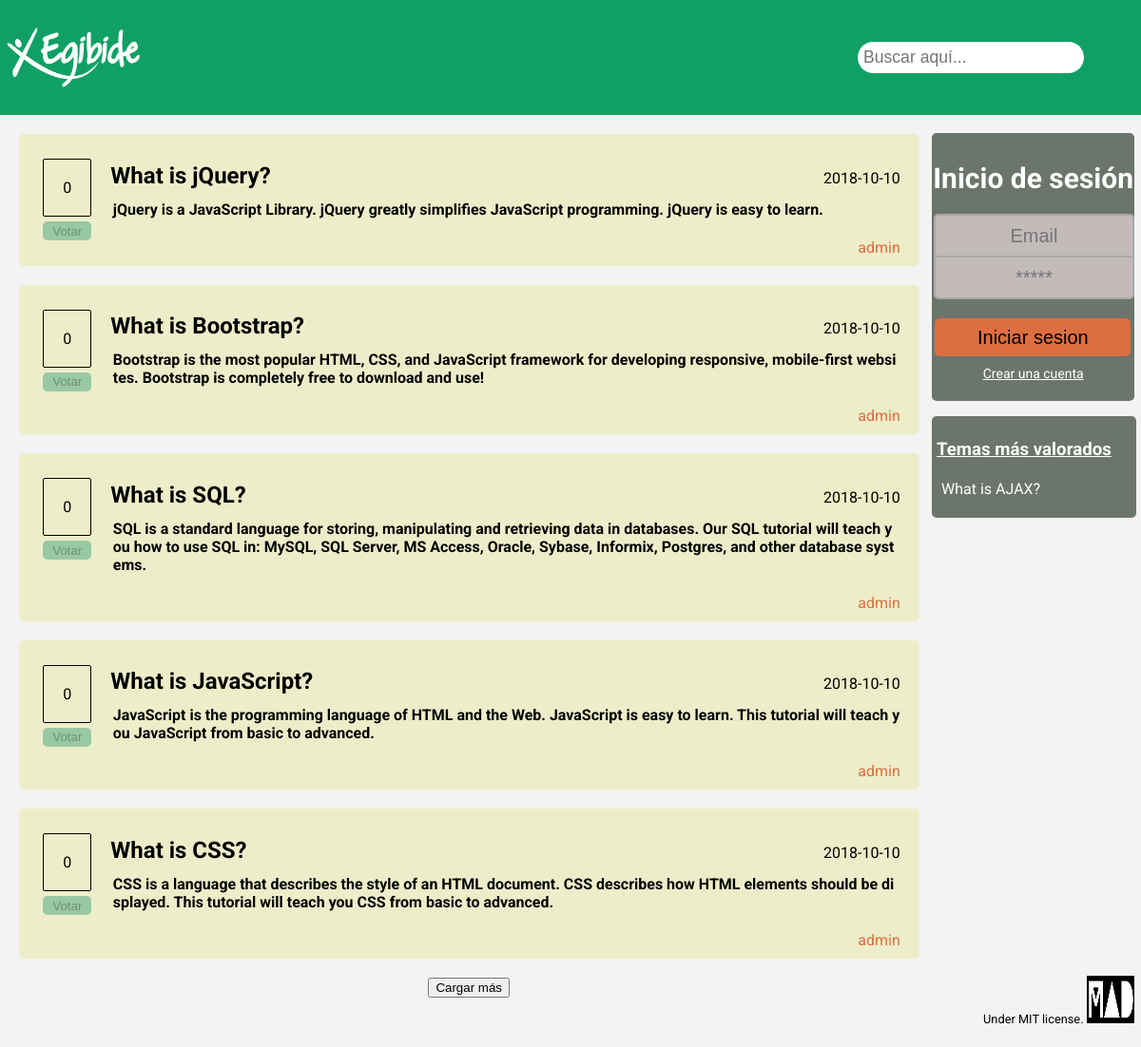
The page / on the database its author committed.
### tables this page shows
CREATE TABLE TEMAS(
  id_tema INT AUTO_INCREMENT,
  titulo varchar(35) NOT NULL,
  texto varchar(1000) NOT NULL,
  fecha date NOT NULL,
  etiqueta varchar(25),
  id_usuario INT NOT NULL,
  PRIMARY KEY (id_tema),
  FOREIGN KEY (id_usuario)
        REFERENCES USUARIOS(id_usuario)
        ON DELETE CASCADE
);

CREATE TABLE USUARIOS (
  id_usuario INT AUTO_INCREMENT,
  nickname varchar(25) NOT NULL,
  password varchar(100) NOT NULL,
  email varchar(50) NOT NULL,
  nombre varchar(25) NOT NULL,
  apellidos varchar(50) NOT NULL,
  PRIMARY KEY (id_usuario)
);

### Web/controller/consultasBD.php (called while the page is built, shortened)
<?php
function cargarTemas()
{
    $conexion = conexionDb();
    $inicioRowTemas = $_POST['inicioRowTemas'] ?? 0;
    $inicioRowTemas = (int)$inicioRowTemas;
    $select = $conexion->prepare("SELECT t.id_tema as id_tema,titulo,texto,fecha,nickname,(SELECT src FROM archivosadjuntos aj WHERE aj.id_tema = t.id_tema) as src,(SELECT nombre FROM archivosadjuntos aj WHERE aj.id_tema = t.id_tema) as nombreArchivo,(SELECT count(id_valoracion) FROM VALORACIONES v WHERE t.id_tema=v.id_tema) as val from TEMAS t, USUARIOS u WHERE t.id_usuario=u.id_usuario ORDER BY fecha DESC, id_tema DESC LIMIT ? ,5;");
    $select->bindParam(1, $inicioRowTemas, PDO::PARAM_INT);
    $select->execute();
    $temas = array();
    $temas=recorrerTemas($select,$temas);
    if ($inicioRowTemas === 0) {
        return $temas;
    } else {
        die(json_encode($temas));
    }
}
function recorrerTemas($select,$temas){
    while ($fila = $select->fetchObject()) {
        $tema["id"] = $fila->id_tema;
        $tema["titulo"] = $fila->titulo;
        $tema["texto"] = $fila->texto;
        $tema["fecha"] = $fila->fecha;
        $tema["autor"] = $fila->nickname;
        $tema["src"] = $fila->src;
        $tema['nombreArchivo'] = $fila->nombreArchivo;
        $tema["valoracion"] = $fila->val;
        array_push($temas, $tema);
    }
    return $temas;
}
function cargarTopTemas()
{
    $conexion = conexionDb();
    $topTemas = array();
    $topTema = array();
    $select = $conexion->prepare("SELECT DISTINCT T.id_tema AS ID, T.titulo AS TITULO, COUNT(V.id_tema) AS VALORACIONES FROM TEMAS T, VALORACIONES V WHERE T.id_tema = V.id_tema GROUP BY titulo ORDER BY VALORACIONES DESC LIMIT 5");
    $select->execute();
    while ($fila = $select->fetchObject()) {
        $topTema["id"] = $fila->ID;
        $topTema["titulo"] = $fila->TITULO;
        $topTema["valoracion"] = $fila->VALORACIONES;
        array_push($topTemas, $topTema);
    }
    return $topTemas;
}

### Web/pages/contenido.php (the view, shortened to what this page needs)
<form class="contenido" method="POST">
    <?php
        include_once 'controller/consultasBD.php';
        if (isset($_POST['search'])){
            $temas = verDatosBusqueda();
        } else {
            $temas = cargarTemas();
        }
        foreach ($temas as $tema):?>
    <div class="temaBox" id=<?= $tema["id"] ?>>
        <div>
            <p class="votos" id=<?="puntuacion",$tema['id'] ?>>
                <?= $tema["valoracion"] ?>
            </p>
            <input type="button" value="Votar" class="votarBTN" onclick="votarPuntuacion('<?=$tema['id']?>')" id="<?="votar",$tema['id'] ?>"
                <?= isset($temasVotados)? in_array($tema['id'],$temasVotados)?'disabled':'':'disabled';?>>
        </div>
        <div onclick="abrirDetalle(<?= $tema['id'] ?>)">
            <h2>
                <?= $tema["titulo"] ?>
            </h2>
            <p>
                <?= $tema["fecha"] ?>
            </p>
            <h4>
                <?= $tema["texto"] ?>
            </h4>
            <a href="#"><?= $tema["autor"] ?></a>
        </div>
    </div>
    <?php endforeach;?>
    <button id="btnCargarMas" style="margin-bottom:2em;" onclick="cargarMasTemas('<?= isset($temasVotados)?implode(",",$temasVotados):"";?>')">Cargar más</button>
</form>

### Web/index.php (shortened to what this page needs)
<!DOCTYPE html>
<html>
    <head>
        <link rel="stylesheet" href="./css/style.css" />
    </head>
    <body class="grid-container">
        <div class="header">
            <a class="logo" onclick="recargarPagina()"><img class="logoImg" src="media/logo_empresa.png"></a>
            <?php require_once 'pages/buscador.php'?>
        </div>
        <div class="sidebar" id="sidebar">
            <?php require_once 'pages/login.php'?>
            <?php require_once 'pages/paginaRegistro.php'?>
            <?php require_once 'pages/topTemas.php'?>
        </div>
        <div class="hide-scroll" id="main">
            <div class="main" id="mainContenido">
                <div>
                    <?php require_once 'pages/contenido.php' ?>
                </div>
            </div>
        </div>
        <footer class="footer">
            <p>Under MIT license.</p>
            <img class="logoFooter" src="media/logo_mad.jpeg">
        </footer>
    </body>
</html>

### Web/pages/buscador.php (shortened to what this page needs)
<form id="buscador" name="buscador" method="POST" >
    <input class="search" id="search" name="search" type="search" list="listaEtiquetas"
           placeholder="Buscar aquí..." aria-label="Buscar contenido del sitio" autofocus>
</form>

### Web/pages/login.php (shortened to what this page needs)
<?php
    function login(){
        ?>
        <div class="login" id="box">
            <h3>Inicio de sesión</h3>
            <form id="loginForm" name="flogin" method="post">
                <input class="inp" type="email" id="emailLogin" name="emailLogin" required placeholder="Email"><br>
                <input class="inp" type="password" id="passwordLogin" name="passwordLogin" required" placeholder="*****"><br>
                <input class="loginBTN" type="submit" value="Iniciar sesion">
            </form>
            <a onclick="ocultarElementosSidebar('box','registro','topTemas')">Crear una cuenta</a>
        </div>
        <?php
    }
    if (isset($_POST['emailLogin'],$_POST['passwordLogin']) && !$_SESSION['login']){
        $emailLogin = $_POST['emailLogin'];
        $password = $_POST['passwordLogin'];
        $conexion = conexionDb();
        valdiarLogin($conexion,$emailLogin,$password);
        closeConexionDb($conexion);
    }
    else {
        if (!$_SESSION['login']){
            login();
        }
        else {
            logout();
            echo "<input id='verLogin' type='hidden' value='".$_SESSION['login']."'>";
        }
    }
?>

### Web/pages/paginaRegistro.php (shortened to what this page needs)
<!DOCTYPE html>
<html lang="en">
    <head>
    </head>
    <body>
    </body>
</html>

### Web/pages/topTemas.php
<?php
    include_once 'controller/consultasBD.php';
    $topTemas = cargarTopTemas();
?>
<div class="topTemas" id="topTemas">
    <h3>Temas más valorados</h3>
    <?php
        foreach ($topTemas as $key => $value) {
            echo "<p onclick='abrirDetalle(",$value["id"],")'>",$value["titulo"],"</p>";
        }
    ?>
</div>

### Web/css/style.css (style rules this page uses)
:root { --generalBG: #f3f3f3; --header: #10a066; --elementosMain: #edeec9; --fondoSidebar: #6c756b; --elementosBTN: #98c9a3; --elementosBTNActivado: #bfd8bd; --sidebarBTN: #dd6e42; --input: #c3baba; }
html, body { height: 100%; width: 100%; overflow: hidden; }
body { margin: 0; font-family: 'Roboto', Verdana, sans-serif; }
.grid-container { display: grid; grid-template-areas: 'header header header' 'main main sidebar' 'main main footer'; grid-gap: 10px; grid-template-columns: 60% 20%; grid-template-rows: 11% 79% auto; background-color: var(--generalBG); }
.header { grid-area: header; background-color: var(--header); display: flex; flex-wrap: wrap; justify-content: space-between; align-items: center; }
.logo { width: 150px; height: 70px; margin: 5px; cursor: pointer; }
.logoImg { width: 100%; height: 100%; }
#buscador { display: flex; justify-content: space-around; align-items: center; }
.search { border-radius: 40px; margin-right: 60px; padding: 6px; font-size: 110%; border: none; }
.main { grid-area: main; padding-top: 1%; overflow: auto; max-height: 97%; margin-right: -100px; padding-right: 100px; }
.hide-scroll { overflow: hidden; width: 137%; height: 110%; }
.contenido { display: flex; flex-direction: column; align-items: center; }
.temaBox, .respBox, .responderBox { display: flex; background-color: var(--elementosMain); border-radius: 5px; padding: 10px; width: 94%; margin-bottom: 2%; }
.temaBox div:nth-child(1), .respBox div:nth-child(1) { display: flex; flex-direction: column; align-items: center; text-align: center; margin-right: 20px; margin-left: 1.7%; }
.temaBox div:nth-child(2), .respBox div:nth-child(2) { display: flex; align-items: baseline; flex-wrap: wrap; justify-content: flex-end; margin-right: 10px; width: 90%; }
.temaBox div:nth-child(2) h2 { margin-right: auto; }
.temaBox div:nth-child(2) h4, .respBox div:nth-child(2) h4 { word-break: break-all; flex: 100%; margin-top: -1%; margin-left: .3%; }
.temaBox a, .respBox a { color: #dd6e42; text-decoration: none; }
.votos { border-radius: 2px; margin-bottom: 5px; padding: 20px; border: 1px solid black; }
.votarBTN, .responderBTN { border-radius: 5px; border: none; background-color: var(--elementosBTN); height: 20px; width: 100%; transition: .20s; }
.sidebar { grid-area: sidebar; }
.login, .registro, .logout, .topTemas { flex-direction: column; width: 97%; background-color: var(--fondoSidebar); border-radius: 5px; justify-content: center; align-items: center; margin-top: 4%; }
.login h3, .logout h3 { color: white; text-align: center; font-size: 30px; margin-bottom: 20px; }
.inp { box-shadow: 0; background-color: var(--input); width: 95%; height: 40px; border: solid 2px darkgrey; font-size: 20px; border-radius: 5px; text-align: center; transition: all 250ms ease; margin-left: 1%; }
.inp:first-of-type { margin-bottom: -2px; border-bottom-right-radius: 0px; border-bottom-left-radius: 0px; }
.inp:nth-of-type(2) { border-top-right-radius: 0px; border-top-left-radius: 0px; margin-bottom: 20px; }
.loginBTN, .logoutBTN, .registroBTN { border-radius: 5px; border: none; background-color: var(--sidebarBTN); height: 40px; margin-left: 1.6%; width: 96.5%; transition: .20s; font-size: 20px; }
.login a, .registro a { margin-top: 10px; font-size: 14px; color: white; margin-bottom: 10%; text-decoration: underline; }
.topTemas { align-items: flex-start; padding: 5px; width: 93%; color: white; }
.topTemas h3 { text-decoration: underline; }
.topTemas p { padding-left: 5px; margin-top: 1%; cursor: pointer; }
.footer { grid-area: footer; display: flex; justify-content: flex-end; align-items: baseline; font-size: 80%; margin-top: 7%; }
.logoFooter { margin-left: 1.5%; margin-right: 3%; width: 23%; height: 67%; }

### rows shown on the page
temas: titulo "What is AJAX?"
temas: valoracion "0", titulo "What is jQuery?", fecha "2018-10-10", texto "jQuery is a JavaScript Library. jQuery greatly simplifies JavaScript programming. jQuery is easy to learn.", id_usuario.nickname "admin"
temas: valoracion "0", titulo "What is Bootstrap?", fecha "2018-10-10", texto "Bootstrap is the most popular HTML, CSS, and JavaScript framework for developing responsive, mobile-first websites. Bootstrap is completely free to download and use!", id_usuario.nickname "admin"
temas: valoracion "0", titulo "What is SQL?", fecha "2018-10-10", texto "SQL is a standard language for storing, manipulating and retrieving data in databases. Our SQL tutorial will teach you how to use SQL in: MySQL, SQL Server, MS Access, Oracle, Sybase, Informix, Postgres, and other database systems.", id_usuario.nickname "admin"
temas: valoracion "0", titulo "What is JavaScript?", fecha "2018-10-10", texto "JavaScript is the programming language of HTML and the Web. JavaScript is easy to learn. This tutorial will teach you JavaScript from basic to advanced.", id_usuario.nickname "admin"
temas: valoracion "0", titulo "What is CSS?", fecha "2018-10-10", texto "CSS is a language that describes the style of an HTML document. CSS describes how HTML elements should be displayed. This tutorial will teach you CSS from basic to advanced.", id_usuario.nickname "admin"
